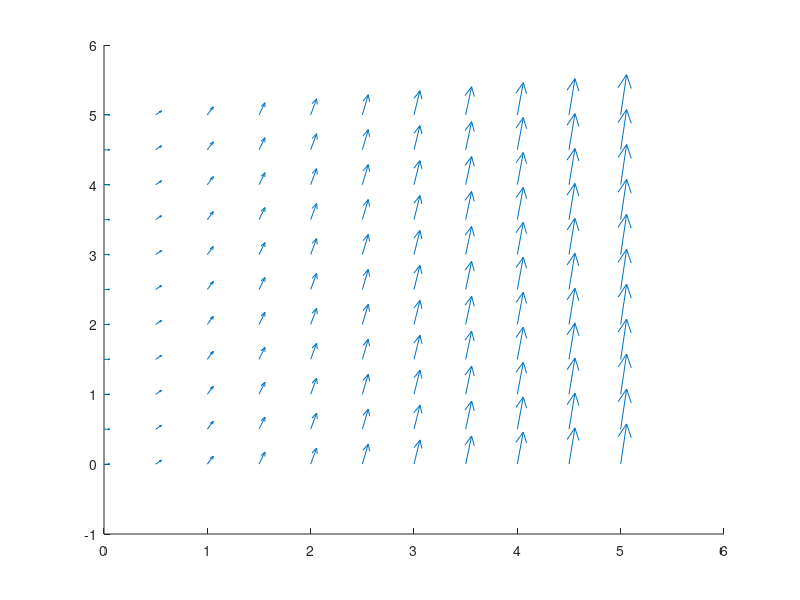

This chart was generated by the following MATLAB code: (Note: this script raises an error after producing the figure.)
% Ejercicio 1
% 1. Representar un campo direccional de la ecuación diferencial 
% d𝑦/d𝑥 = 2𝑥 
% Sobre la misma gráfica superponer:
% 2. La gráfica de la solución de la ecuación diferencial para un valor inicial de
% 𝑦(1) = 2.
% 3. La gráfica de la condición inicial (punto)

% ED: y' = 2x
clear all;clc;

ED= '2*x';
f = inline(ED,'x','y'); %var dependiente,var independiente

hold on; %retenemos las gráficas

[x,y]=meshgrid(0:0.5:5,0:0.5:5)%rango de las absisas y ordenadas

%crea los ventores para la matriz
[n,m]=size(x);

%crea matriz de 1
dx= ones(n,m)

dy= f(x,y)

%grafica
quiver(x,y,dx,dy)

ED= 'Dy=2*x';
var_independiente = 'x';
con_inicial = 'y(1)=2';

sol = dsolve(ED,con_inicial,var_independiente);
pretty(sol)
%Evaluamos la función para cada uno de los puntos de x
 x = linspace(0,2,100);
eva = eval(sol);

%Graficamos
plot(x,eva)
plot(x(1),eva(1),'*');
xlabel('X')
ylabel('Y')

